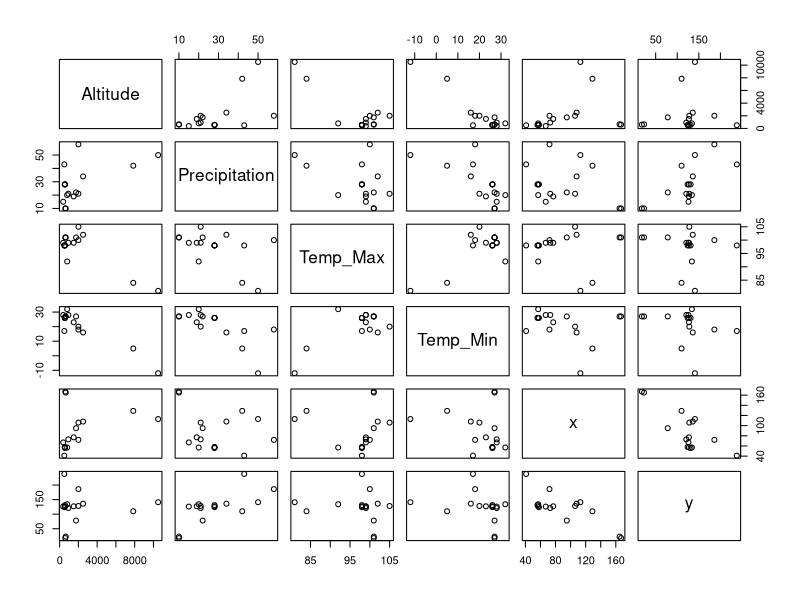
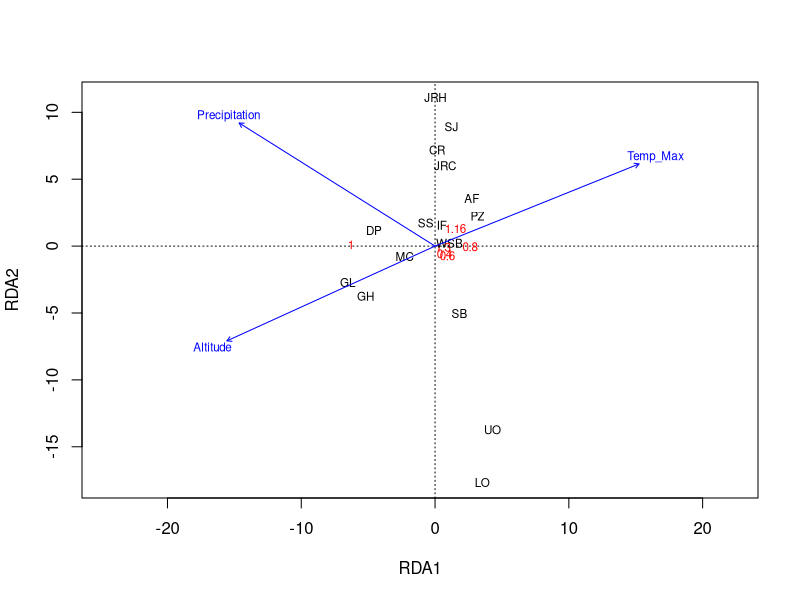
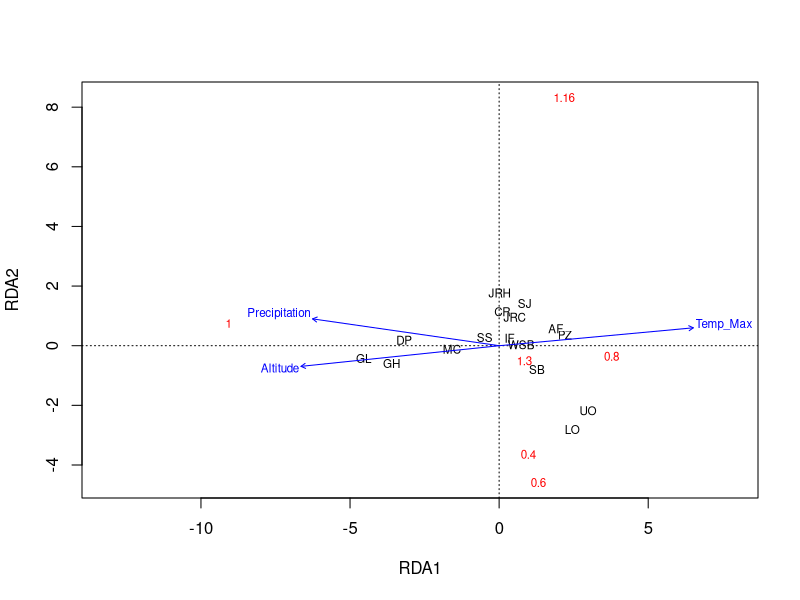
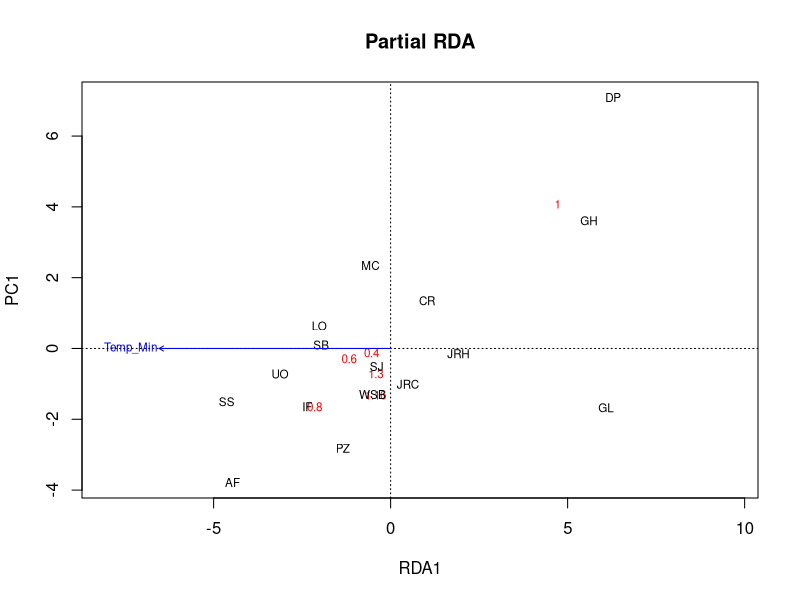

Here is the R script that generated these plots, in order:
#' ---
#' title: "Анализ избыточности (Redundancy analysis, RDA)"
#' subtitle: "Анализ и визуализация многомерных данных с использованием R"
#' author: Марина Варфоломеева, Вадим Хайтов


#' ### Пример: генетика бабочек _Euphydryas editha_
#'
#' Частоты разных аллелей фосфоглюкоизомеразы и данные о факторах среды для 16 колоний бабочек _Euphydryas editha_ в Калифорнии и Орегоне (данные McKechnie et al., 1975)

#' # Подготовка данных к RDA

library(ade4)
data(butterfly)
str(butterfly)

#' ## Создадим переменные с более короткими названиями для удобства
gen <- butterfly$genet
head(gen, 1)
env_geo <- cbind(butterfly$envir, butterfly$xy)
head(env_geo, 1)

#' ## Нужно ли стандартизовать зависимые переменные?
summary(gen)

#' ## Линейны ли связи между переменными?
pairs(env_geo)


#' ## Удаляем колинеарные предикторы

library(car)
vif(lm(gen$`0.4` ~ ., data = env_geo))
vif(lm(gen$`0.4` ~ . -Temp_Min, data = env_geo))

#' ## RDA в vegan

library(vegan)
bf_rda <- rda(gen ~ Altitude + Precipitation + Temp_Max, data = env_geo)
summary(bf_rda)

#' ## Структура общей изменчивости
#' ## Важность различных компонент
#' Как распределяется изменчивость между осями
#' ## Распределение изменчивости, потенциально объяснимой факторами

#' ## Корреляции между откликами и предикторами
spenvcor(bf_rda)

#' # Визуализация ординации

#' ## Триплот корреляций (scaling = 2): Какие переменные среды сильнее всего определяют сходство объектов? {.columns-2}
plot(bf_rda, scaling = 2)


#' ## Триплот расстояний (scaling = 1): Насколько похожи друг на друга объекты? {.columns-2}
plot(bf_rda, scaling = 1)


#' # Проверка значимости ординации

#' ## Общий тест: Влияют ли факторы на зависимые переменные?
anova(bf_rda)


#' ## Тест факторов, type I эффекты: Какие факторы влияют на зависимые переменные?
anova(bf_rda, by = "term")

#' ## Тест факторов, type III эффекты: Какие факторы влияют на зависимые переменные?
anova(bf_rda, by = "mar")

#' ## Тест значимости осей, ограниченных факторами: Вдоль какой из осей значимо меняется генетическая структура?
anova(bf_rda, by = "axis")


#' # Выбор оптимальной модели

m1 <-rda(gen ~ Altitude + Precipitation + Temp_Max + Temp_Min, data = env_geo)
m0 <- rda(gen ~ 1, data = env_geo)

m <- ordistep(m0, scope = formula(m1))

m$anova


#' # Частный анализ избыточности

#' ## Делаем частный RDA: зависимость генетической структуры от среды с учетом географического положения
bf_prda_1 <- rda(gen ~ Temp_Min + Condition(x + y), data = env_geo)
anova(bf_prda_1) ## Пермутационный тест

plot(bf_prda_1, main = "Partial RDA")


#' # Компоненты объясненной инерции

#' ## Подбираем модели RDA, нужные для поиска компонентов инерции
bf_prda_2 <- rda(gen ~ x + y + Condition(Temp_Min), data = env_geo)
bf_rda_full <- rda(gen ~ x + y + Temp_Min, data = env_geo)

#' ## Задание: Найдите компоненты инерции
#' По результатам трех RDA найдите всю потенциально объяснимую инерцию, а так же долю инерции, объясненную:
#' - средой и географией
#' - средой, но не с географией
#' - географией, но не со средой
